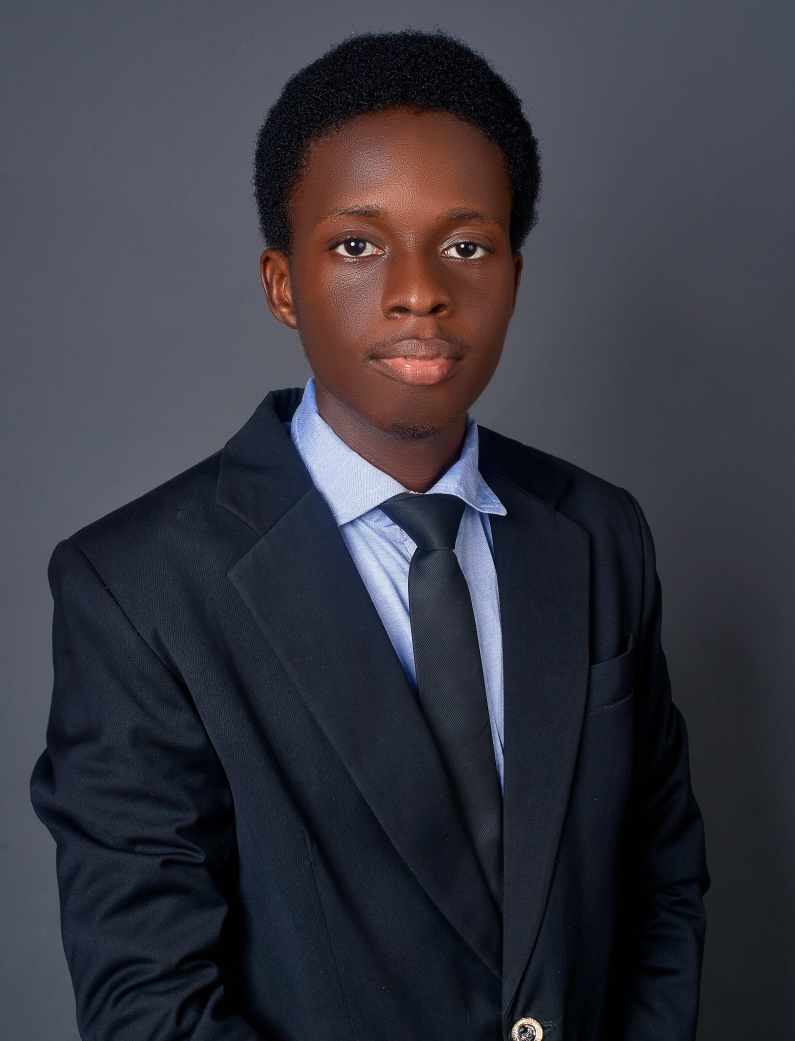
#> input picture Image_Resize/AJM_2860-min.jpg, 3973 x 5203 px (shown at 1/5 size)
$ python resize.py
#> lines starting #> are read from the running program, lines starting #| are printed output that depends on the picture
from PIL import Image

image = Image.open('AJM_2860-min.jpg')
#> image is the input picture: PIL image 3973x5203 RGB; mean R, G, B 55.3, 55.2, 64.6

resized_image = image.resize((3000,3000))
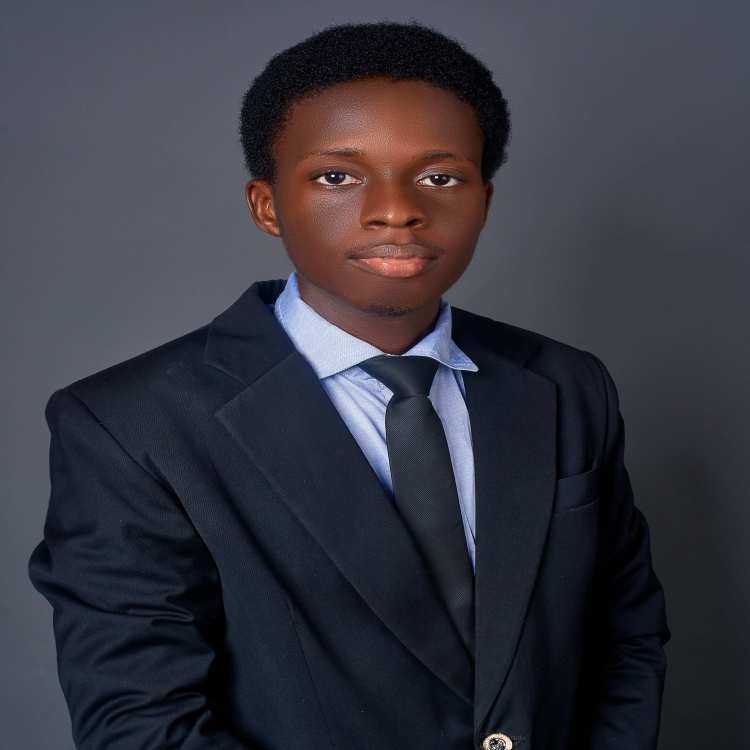
#> resized_image: PIL image 3000x3000 RGB (shown at 1/4 size); mean R, G, B 55.3, 55.2, 64.5
resized_image.save('resizedImage.jpg')
print('DONE!')
